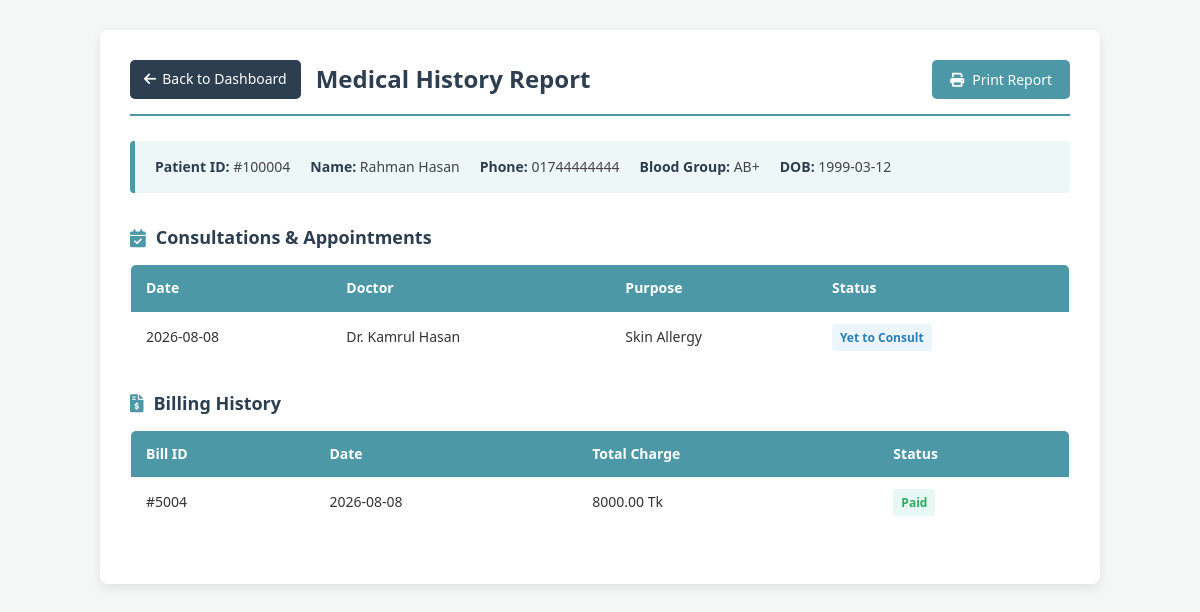
Page /patient_history.php?id=100004 on the committed database.
### tables this page shows
CREATE TABLE `patient` (
  `patient_id` int(6) NOT NULL,
  `patient_fullname` varchar(50) NOT NULL,
  `date_of_birth` date NOT NULL,
  `gender` enum('Male','Female','Other') NOT NULL,
  `address` varchar(150) NOT NULL,
  `phone_number` varchar(15) NOT NULL,
  `Emergency_contact` varchar(20) NOT NULL,
  `registration_date` date NOT NULL,
  `blood_group` enum('A+','A-','B+','B-','AB+','AB-','O+','O-') NOT NULL
);

CREATE TABLE `appointment` (
  `appointment_id` int(7) NOT NULL,
  `appointment_date` date NOT NULL,
  `appointment_time` time NOT NULL,
  `purpose` varchar(300) NOT NULL,
  `status` enum('Yet to Consult','Consulted') NOT NULL,
  `consultation_note` varchar(500) DEFAULT NULL,
  `patient_id` int(6) DEFAULT NULL,
  `doctor_id` int(5) DEFAULT NULL
);

CREATE TABLE `doctor` (
  `doctor_id` int(5) NOT NULL,
  `doctor_fullname` varchar(50) NOT NULL,
  `specialization` varchar(150) NOT NULL,
  `phone_no` varchar(15) NOT NULL,
  `doctor_email` varchar(100) NOT NULL,
  `consultation_fee` decimal(8,2) NOT NULL,
  `qualification` varchar(150) NOT NULL,
  `joining_date` date NOT NULL,
  `employment_status` enum('Active','On Leave','Resigned','Retired') NOT NULL,
  `department_id` int(5) DEFAULT NULL
);

CREATE TABLE `billing` (
  `bill_id` int(11) NOT NULL,
  `bill_date` date NOT NULL,
  `total_charge` decimal(10,2) NOT NULL,
  `discount` decimal(10,2) NOT NULL,
  `tax` decimal(10,2) NOT NULL,
  `payment_method` enum('Cash','Card','Mobile Banking','Online') NOT NULL,
  `payment_status` enum('Paid','Pending') NOT NULL,
  `patient_id` int(6) DEFAULT NULL,
  `final_amount` decimal(10,2) DEFAULT NULL
);

### patient_history.php (the view, shortened to what this page needs)
<?php
include 'db.php';
$patient_id = isset($_GET['id']) ? intval($_GET['id']) : 0;
$patient = null;
$appointments = false;
$bills = false;
if ($patient_id > 0) {
    $patient_query = mysqli_query($conn, "SELECT * FROM patient WHERE patient_id = '$patient_id'");
    if ($patient_query && mysqli_num_rows($patient_query) > 0) {
        $patient = mysqli_fetch_assoc($patient_query);
    }
    $appointments = mysqli_query($conn, "
        SELECT a.*, d.doctor_fullname
        FROM appointment a
        LEFT JOIN doctor d ON a.doctor_id = d.doctor_id
        WHERE a.patient_id = '$patient_id'
        ORDER BY a.appointment_id DESC
    ");
    $bills = mysqli_query($conn, "
        SELECT * FROM billing
        WHERE patient_id = '$patient_id'
        ORDER BY bill_id DESC
    ");
}
?>
<!DOCTYPE html>
<html>
<head>
    <link rel="stylesheet" href="https://cdnjs.cloudflare.com/ajax/libs/font-awesome/6.0.0/css/all.min.css">
</head>
<body>
<div class="history-container">
    <div class="history-header">
        <div style="display: flex; align-items: center; gap: 15px;">
            <a href="dashboard.php" class="btn-back">
                <i class="fas fa-arrow-left"></i> Back to Dashboard
            </a>
            <h2>Medical History Report</h2>
        </div>
        <button onclick="window.print()" class="btn-print">
            <i class="fas fa-print"></i> Print Report
        </button>
    </div>
    <?php if ($patient): ?>
        <div class="patient-card">
            <div class="patient-info-item"><strong>Patient ID:</strong> #<?php echo $patient['patient_id']; ?></div>
            <div class="patient-info-item"><strong>Name:</strong> <?php echo htmlspecialchars($patient['patient_fullname']); ?></div>
            <div class="patient-info-item"><strong>Phone:</strong> <?php echo htmlspecialchars($patient['phone_number']); ?></div>
            <div class="patient-info-item"><strong>Blood Group:</strong> <?php echo htmlspecialchars($patient['blood_group']); ?></div>
            <div class="patient-info-item"><strong>DOB:</strong> <?php echo htmlspecialchars($patient['date_of_birth']); ?></div>
        </div>
        <h3 class="section-title"><i class="fas fa-calendar-check"></i> Consultations & Appointments</h3>
        <table class="history-table">
            <thead>
                <tr>
                    <th>Date</th>
                    <th>Doctor</th>
                    <th>Purpose</th>
                    <th>Status</th>
                </tr>
            </thead>
            <tbody>
                <?php if ($appointments && mysqli_num_rows($appointments) > 0): ?>
                    <?php while($a = mysqli_fetch_assoc($appointments)): ?>
                    <tr>
                        <td><?php echo $a['appointment_date']; ?></td>
                        <td><?php echo htmlspecialchars($a['doctor_fullname'] ? $a['doctor_fullname'] : 'N/A'); ?></td>
                        <td><?php echo htmlspecialchars($a['purpose']); ?></td>
                        <td><span class="badge badge-completed"><?php echo htmlspecialchars($a['status']); ?></span></td>
                    </tr>
                    <?php endwhile; ?>
                <?php else: ?>
                    <tr><td colspan="4" style="text-align: center; color: #777;">No appointments found for this patient.</td></tr>
                <?php endif; ?>
            </tbody>
        </table>
        <h3 class="section-title"><i class="fas fa-file-invoice-dollar"></i> Billing History</h3>
        <table class="history-table">
            <thead>
                <tr>
                    <th>Bill ID</th>
                    <th>Date</th>
                    <th>Total Charge</th>
                    <th>Status</th>
                </tr>
            </thead>
            <tbody>
                <?php if ($bills && mysqli_num_rows($bills) > 0): ?>
                    <?php while($b = mysqli_fetch_assoc($bills)): ?>
                    <tr>
                        <td>#<?php echo $b['bill_id']; ?></td>
                        <td><?php echo $b['bill_date']; ?></td>
                        <td><?php echo $b['total_charge']; ?> Tk</td>
                        <td>
                            <span class="badge <?php echo ($b['payment_status'] == 'Paid') ? 'badge-paid' : 'badge-pending'; ?>">
                                <?php echo htmlspecialchars($b['payment_status']); ?>
                            </span>
                        </td>
                    </tr>
                    <?php endwhile; ?>
                <?php else: ?>
                    <tr><td colspan="4" style="text-align: center; color: #777;">No billing records found for this patient.</td></tr>
                <?php endif; ?>
            </tbody>
        </table>
    <?php else: ?>
        <p style="color: red; font-weight: bold; text-align: center; margin: 40px 0;">
            Invalid Patient ID or Patient not found. Please access this page from the dashboard link.
        </p>
    <?php endif; ?>
</div>
</body>
</html>

### patient_history.php (style rules this page uses)
* { box-sizing: border-box; margin: 0; padding: 0; font-family: 'Segoe UI', Tahoma, Geneva, Verdana, sans-serif; }
body { background-color: #f4f7f6; color: #333; padding: 30px; line-height: 1.6; }
.history-container { max-width: 1000px; margin: 0 auto; background: #ffffff; padding: 30px; border-radius: 8px; box-shadow: 0 4px 12px rgba(0, 0, 0, 0.08); }
.history-header { display: flex; justify-content: space-between; align-items: center; border-bottom: 2px solid #4c98a6; padding-bottom: 15px; margin-bottom: 25px; }
.history-header h2 { color: #2c3e50; font-size: 24px; }
.btn-back { background: #2c3e50; color: #ffffff; text-decoration: none; padding: 8px 14px; border-radius: 5px; font-size: 14px; display: inline-flex; align-items: center; gap: 6px; transition: background 0.2s ease; }
.patient-card { background: #eef7f8; border-left: 5px solid #4c98a6; padding: 15px 20px; border-radius: 4px; margin-bottom: 30px; display: flex; flex-wrap: wrap; gap: 20px; }
.patient-info-item { font-size: 14px; color: #444; }
.patient-info-item strong { color: #2c3e50; }
.section-title { color: #2c3e50; font-size: 18px; margin: 25px 0 12px 0; display: flex; align-items: center; gap: 10px; }
.section-title i { color: #4c98a6; }
.history-table { width: 100%; border-collapse: collapse; margin-bottom: 25px; background: #fff; overflow: hidden; border-radius: 6px; border: 1px solid #e0e0e0; }
.history-table th { background-color: #4c98a6; color: #ffffff; text-align: left; padding: 12px 15px; font-size: 14px; font-weight: 600; }
.history-table td { padding: 12px 15px; border-bottom: 1px solid #eeeeee; font-size: 14px; }
.history-table tr:last-child td { border-bottom: none; }
.badge { padding: 4px 8px; border-radius: 4px; font-size: 12px; font-weight: bold; display: inline-block; }
.badge-paid { background: #e8f8f5; color: #27ae60; }
.badge-completed { background: #ebf5fb; color: #2980b9; }
.btn-print { background: #4c98a6; color: #fff; border: none; padding: 10px 18px; border-radius: 5px; cursor: pointer; font-size: 14px; display: flex; align-items: center; gap: 8px; transition: background 0.2s ease; }

### rows in the picture
patient: patient_id "100004", patient_fullname "Rahman Hasan", phone_number "01744444444", blood_group "AB+", date_of_birth "1999-03-12"
appointment: appointment_date "2026-08-08", doctor.doctor_fullname "Dr. Kamrul Hasan", purpose "Skin Allergy", status "Yet to Consult"
billing: bill_id "5004", bill_date "2026-08-08", total_charge "8000.00", payment_status "Paid"
